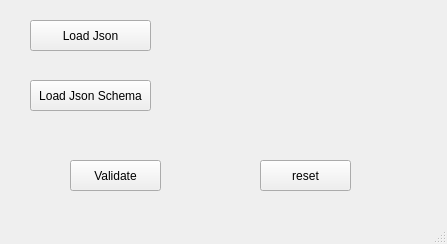
<?xml version="1.0" encoding="UTF-8"?>
<ui version="4.0">
 <class>MainWindow</class>
 <widget class="QMainWindow" name="MainWindow">
  <property name="geometry">
   <rect>
    <x>0</x>
    <y>0</y>
    <width>447</width>
    <height>244</height>
   </rect>
  </property>
  <property name="windowTitle">
   <string>MainWindow</string>
  </property>
  <widget class="QWidget" name="centralwidget">
   <widget class="QPushButton" name="loadJsonButton">
    <property name="geometry">
     <rect>
      <x>30</x>
      <y>20</y>
      <width>121</width>
      <height>31</height>
     </rect>
    </property>
    <property name="text">
     <string>Load Json</string>
    </property>
   </widget>
   <widget class="QPushButton" name="loadSchemaButton">
    <property name="geometry">
     <rect>
      <x>30</x>
      <y>80</y>
      <width>121</width>
      <height>31</height>
     </rect>
    </property>
    <property name="text">
     <string>Load Json Schema</string>
    </property>
   </widget>
   <widget class="QLabel" name="jsonLabel">
    <property name="geometry">
     <rect>
      <x>170</x>
      <y>20</y>
      <width>211</width>
      <height>31</height>
     </rect>
    </property>
    <property name="text">
     <string/>
    </property>
   </widget>
   <widget class="QLabel" name="schemaLabel">
    <property name="geometry">
     <rect>
      <x>170</x>
      <y>80</y>
      <width>211</width>
      <height>31</height>
     </rect>
    </property>
    <property name="text">
     <string/>
    </property>
   </widget>
   <widget class="QPushButton" name="validateButton">
    <property name="geometry">
     <rect>
      <x>70</x>
      <y>160</y>
      <width>91</width>
      <height>31</height>
     </rect>
    </property>
    <property name="text">
     <string>Validate</string>
    </property>
   </widget>
   <widget class="QPushButton" name="resetButton">
    <property name="geometry">
     <rect>
      <x>260</x>
      <y>160</y>
      <width>91</width>
      <height>31</height>
     </rect>
    </property>
    <property name="text">
     <string>reset</string>
    </property>
   </widget>
  </widget>
  <widget class="QMenuBar" name="menubar">
   <property name="geometry">
    <rect>
     <x>0</x>
     <y>0</y>
     <width>447</width>
     <height>21</height>
    </rect>
   </property>
  </widget>
  <widget class="QStatusBar" name="statusbar"/>
 </widget>
 <resources/>
 <connections/>
</ui>
